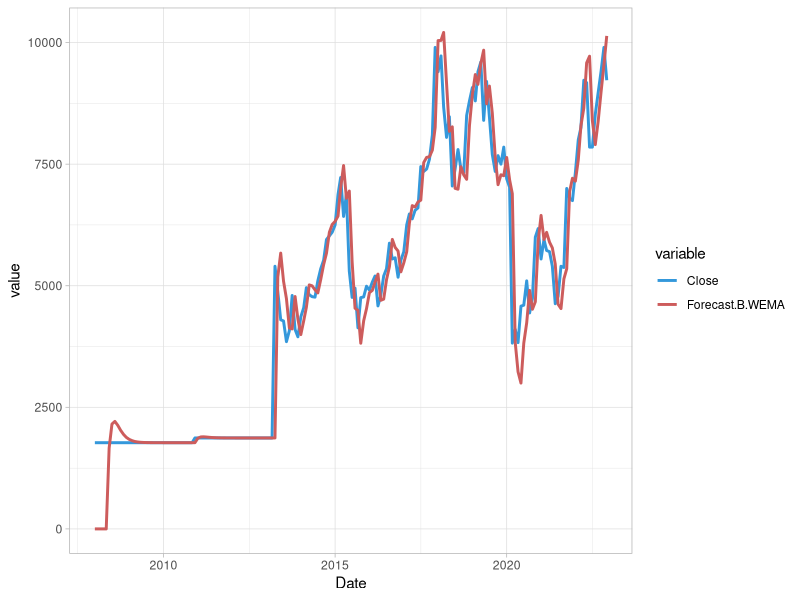

Write R code to recreate this figure.
# Sintaks Brown’s Weighted Exponential Moving Average (BWEMA)
library(readxl)
data.cp.raw=read_excel("DATA SKRIPSI.xlsx")
data.cp<- as.matrix(data.cp.raw$`Harga Close Saham BBNI.JK (IDR)`)
head(data.cp)
library(minpack.lm)
bwema=function(par,data.cp){
  #panjang data
  n=(dim(data.cp))[1]
  N=n+1

  #pembentukan matriks
  F0=matrix(0,n,1)
  S1=matrix(0,n,1)
  S2=matrix(0,n,1)
  a=matrix(0,n,1)
  b=matrix(0,n,1)

  #initial value
  S1[5]=(((data.cp[5,1]*5)+(data.cp[4,1]*4)+(data.cp[3,1]*3)+
            (data.cp[2,1]*2)+(data.cp[1,1]*1))/(sum(1:5)));
  S2[5]=(((data.cp[5,1]*5)+(data.cp[4,1]*4)+(data.cp[3,1]*3)+
            (data.cp[2,1]*2)+(data.cp[1,1]*1))/(sum(1:5)));
  a[5]=(((data.cp[5,1]*5)+(data.cp[4,1]*4)+(data.cp[3,1]*3)+
           (data.cp[2,1]*2)+(data.cp[1,1]*1))/(sum(1:5)));

  for (i in 6:N-1){
    S1[i]=par*data.cp[i,1]+(1-par)*S1[i-1];
    S2[i]=par*S1[i]+(1-par)*S2[i-1];
    b[i]=par/(1-par)*(S1[i]-S2[i]);
    a[i]=2*S1[i]-S2[i];
    F0[i]=a[i-1]+b[i-1];
  }
  return(F0)
}
forecast = bwema(0.1,data.cp)
data=data.frame(forecast)
head(forecast)
View(forecast)
msebwema=function(par,data){
  n=nrow(data.cp);
  forecast=bwema(par,data.cp);
  data = as.data.frame(forecast);
  error2=(data[6:n,]-data.cp[6:n,])^2
  msebwema=mean(error2)
}
mapebwema=function(par,data){
  n=nrow(data.cp);
  data.cp2=data.cp[6:n,]
  forecast=bwema(par,data.cp);
  data= as.data.frame(forecast);
  error=(data[6:n,]-data.cp[6:n,])
  pei=(error/data.cp2)*-1
  mapebwema=mean(abs(pei))*100
}
mse= msebwema(0.1,data.cp)
mse
mape= mapebwema(0.1,data.cp)
mape
#optimasi algoritma lm
lm=nls.lm(c(0.1),lower=NULL,upper=NULL,msebwema,data=data.cp)
lm
forecast.op= bwema(0.4691,data.cp)
data=as.data.frame(forecast.op)
head(forecast.op)
View(forecast.op)
msebwema.op=function(par,data){
  n=nrow(data.cp);
  forecast.op=bwema(par,data.cp);
  data = as.data.frame(forecast.op);
  error2=(data[6:n,]-data.cp[6:n,])^2
  msebwema.op=mean(error2)
}
mapebwema.op=function(par,data){
  n=nrow(data.cp);
  data.cp2=data.cp[6:n,]
  forecast.op=bwema(par,data.cp);
  data= as.data.frame(forecast.op);
  error=(data[6:n,]-data.cp[6:n,])
  pei=(error/data.cp2)*-1
  mapebwema.op=mean(abs(pei))*100
}
mse.op= msebwema.op(0.4691,data.cp)
mse.op
mape.op= mapebwema.op(0.4691,data.scp)
mape.op

# Plot Brown’s Weighted Exponential Moving Average (BWEMA)
library(reshape2)
data.plot.bwema =data.frame(data.cp.raw$Date,data.cp.raw$`Harga Close Saham BBNI.JK (IDR)`,forecast.op)
colnames(data.plot.bwema)<-c("Date","Close","Forecast.B.WEMA")
head(data.plot.bwema)
library(ggplot2)
library(tidyr)
library(dplyr)
df <- data.plot.bwema %>%  gather(key = "variable", value = "value", -Date)
head(df, 10)
df$Date = as.Date(df$Date)
ggplot(df, aes(x = Date, y = value)) +
  geom_line(aes(color = variable), size = 1) +
  scale_color_manual(values = c("#3498DB", "#CD5C5C")) +
  theme_light()
